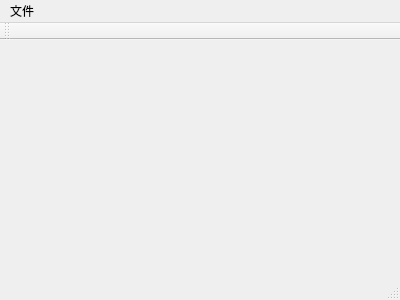
<?xml version="1.0" encoding="UTF-8"?>
<ui version="4.0">
 <class>MainWindow</class>
 <widget class="QMainWindow" name="MainWindow">
  <property name="geometry">
   <rect>
    <x>0</x>
    <y>0</y>
    <width>400</width>
    <height>300</height>
   </rect>
  </property>
  <property name="windowTitle">
   <string>MainWindow</string>
  </property>
  <widget class="QWidget" name="centralWidget"/>
  <widget class="QMenuBar" name="menuBar">
   <property name="geometry">
    <rect>
     <x>0</x>
     <y>0</y>
     <width>400</width>
     <height>17</height>
    </rect>
   </property>
   <widget class="QMenu" name="menu">
    <property name="title">
     <string>文件</string>
    </property>
    <addaction name="actionnew"/>
    <addaction name="actionopen"/>
    <addaction name="actionsave"/>
    <addaction name="actioncolor"/>
    <addaction name="actionfont"/>
   </widget>
   <addaction name="menu"/>
  </widget>
  <widget class="QToolBar" name="mainToolBar">
   <attribute name="toolBarArea">
    <enum>TopToolBarArea</enum>
   </attribute>
   <attribute name="toolBarBreak">
    <bool>false</bool>
   </attribute>
  </widget>
  <widget class="QStatusBar" name="statusBar"/>
  <action name="actionnew">
   <property name="text">
    <string>新建</string>
   </property>
  </action>
  <action name="actionopen">
   <property name="text">
    <string>打开</string>
   </property>
  </action>
  <action name="actionsave">
   <property name="text">
    <string>保存</string>
   </property>
  </action>
  <action name="actioncolor">
   <property name="text">
    <string>颜色</string>
   </property>
  </action>
  <action name="actionfont">
   <property name="text">
    <string>字体</string>
   </property>
  </action>
 </widget>
 <layoutdefault spacing="6" margin="11"/>
 <resources/>
 <connections/>
</ui>
